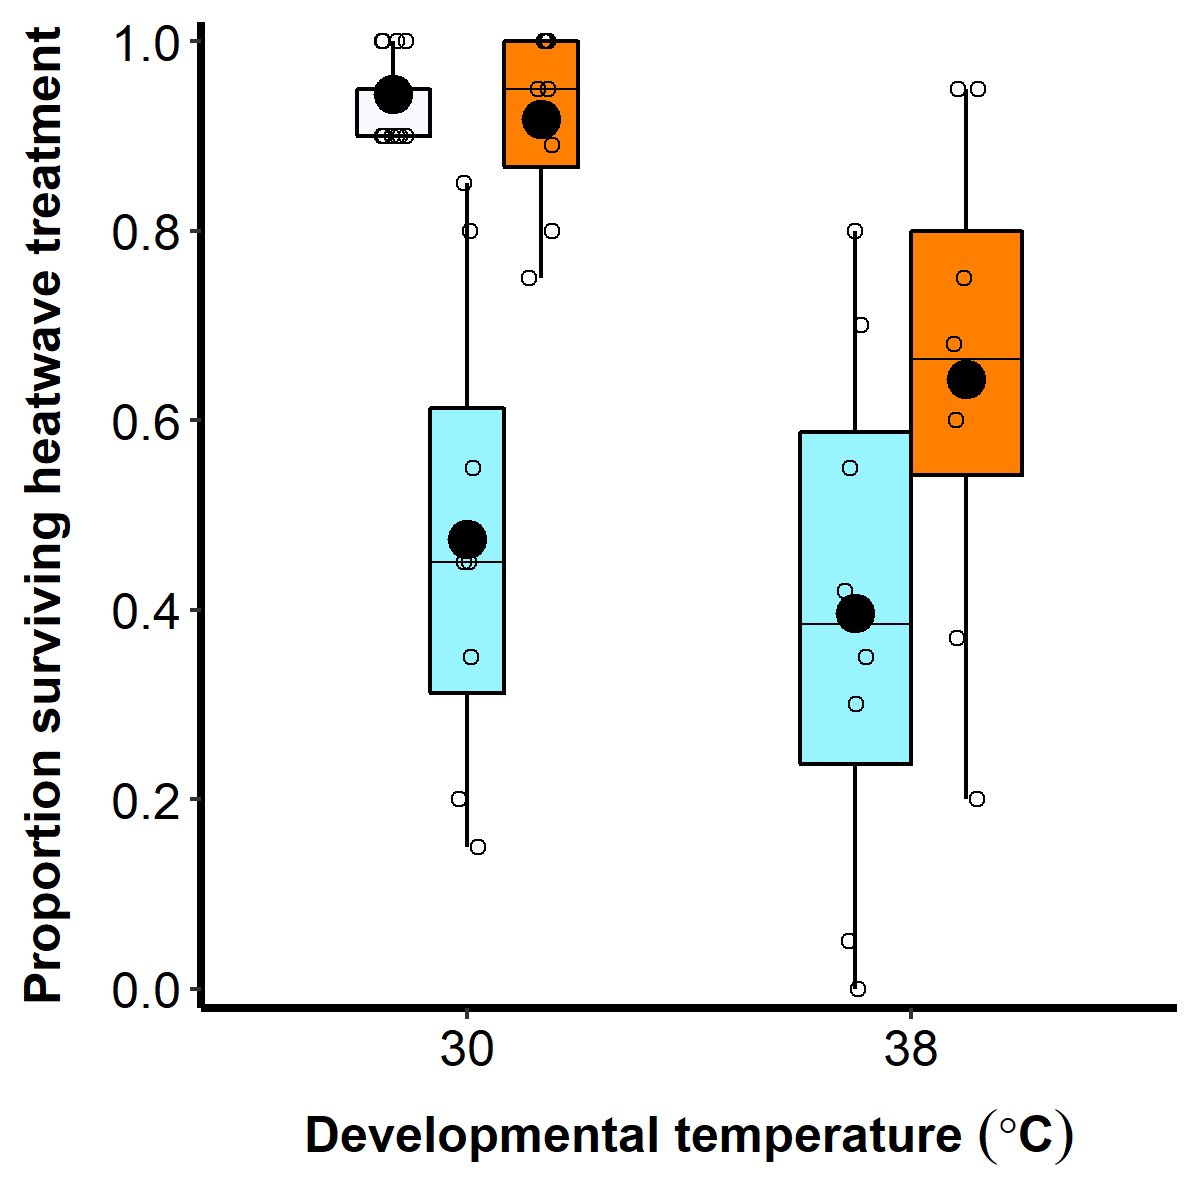

The R source for this figure:
#check what is in r console from last time
ls()
#remove everything
rm(list=ls())

library(car); library(MASS); library (lme4); library (nlme);  library(lmtest); 
library(ggplot2); library(MuMIn); library(emmeans); library(psych);
library(LMERConvenienceFunctions); library(car); library(AER); library(MASS); library(RLRsim)

#check what working directory is set
getwd()
#setting to required one where data is based
setwd("/Users/krissales/Documents/phd and techs/data/Neat data/thl adaptation/")


#reading in data 
survival <- read.csv("Thlheatwavesurvival.csv", header = TRUE) # 10D data set 
list.files()



#### DATA CHECK, CLEAN, DESCRIPTION AND SUMMARY #########################################################################

survival # produces all whole dataframe - no NAs, data to 2 or 3 d.p., no irregularities/anomalies

### checking for outliers/errors
summary(survival) # produces general (unsplit) range, quantiles, median, count and mean summary stats for each variable

str(survival) # checks the variable types
# 'data.frame':	49 obs. of  7 variables:
# $ Replicate     : int  1 2 3 4 5 6 7 8 9 10 ...                                          # petri dish, 1 per thermal line so no pseudo rep
# $ Regime        : Factor w/ 3 levels "30thl","38thl",..: 3 3 3 3 3 3 3 3 3 3 ......      # thermal evol regime temperature / kss
# $ Rearing       : int  30 30 30 30 30 30 30 30 30 30 ..                                  # developmental temperature
# $ N             : int  20 20 20 20 20 20 20 20 20 20 ...                                 # group size in petri
# $ Survivors     : int  19 18 18 18 19 20 20 19 18 19 ...                                 # # of survivors
# $ Deaths        : int  1 2 2 2 1 0 0 1 2 1 ...                                           # # of deaths
# $ Prop.survivors: num  0.95 0.9 0.9 0.9 0.95 1 1 0.95 0.9 0.95 ...                       # proportion of survivors after a heatwave

survival$Rearing<-as.factor(survival$Rearing)
survival$Regime<-as.factor(survival$Regime)

str(survival)

is.na(survival) # returns TRUE of x is missing
# nothing missing

levels(survival$Regime)
# "30thl" "38thl" "KSS"  

levels(survival$Rearing)
# "30" "38"

# dataset to compare to KKS
survival$Regime <- factor(survival$Regime,levels = c("KSS", "30thl", "38thl"))
levels(survival$Regime)


# within thermals 
survivalnoKSS <- survival[survival$Regime != "KSS",]
survivalnoKSS$Regime <- droplevels(survivalnoKSS$Regime)
str(survivalnoKSS)

# within 30
survival30oC <- survival[survival$Rearing == "30",]
survival30oC$Rearing <- NULL
survival38oC <- survival[survival$Rearing != "30",]
survival38oC$Rearing <- NULL
str(survival30oC)
str(survival38oC)

# within 38
survival30thl <- survival[survival$Regime == "30thl",]
survival30thl$Regime <- NULL
survival38thl <- survival[survival$Regime == "38thl",]
survival38thl$Regime <- NULL
str(survival30thl)
str(survival38thl)




names(survival)
str(survival)


#############   FIGURE 3 PLOT ##################

temp <- expression(paste(bold('Temperature (',degree,'C)'))) #the temperature label with degrees sign

# sex survival boxplot
thlsurvival<-ggplot(survival, aes(x=Rearing, y=Prop.survivors, fill= Regime)) +  #change fill to colour is just lines and change 'scale_fill_manual' below to scale_color_manual
     geom_boxplot(notch=F,  #change to F if want to get rid of notchs
                  outlier.shape= NA, #shape of the outlier (hashtag out if dont want outliers marked)
                  width=0.5,
                  lwd=0.5,
                  fatten=0.5,
                  color="black",
                  position=position_dodge(0.5)) + #size of the outlier (hashtag out if dont want outliers marked)
     stat_summary(fun.y="mean", geom= "point", size=4, position=position_dodge(0.5), color="black") + 
     scale_fill_manual(values=c("ghostwhite", "cadetblue1","darkorange1"), # changes the colour of the bars
                       name = temp, #adds in temperature label on the legend
                       breaks = c("KSS", "30thl", "38thl"), #the order listed in the legend
                       label = c("KSS", "30thl", "38thl")) + #how things are labeled in the lgend
     scale_colour_manual(values=c("black", "black", "black")) +
     geom_point(position=position_jitterdodge(dodge.width=0.5, jitter.width = 0.15), shape=1, size= 1.5) +
     labs (x= expression(bold("Developmental temperature "( degree*C))),
           y="Proportion surviving heatwave treatment") +  #adding title to the x axis and y axis
     scale_x_discrete(breaks=c("30", "38"), #the order of the variables on the x axis
                      labels=c("30", "38")) + # the names on the x axis
     coord_cartesian(ylim=c(-0.02, 1.065)) + #set axis limits
     scale_y_continuous(breaks=seq(0, 1, 0.2), #ticks from 0 to 16000 and show number every 16000
                        expand = c(0, 0)) + #cuts the axis off at 0
     theme_classic() + #the theme of the whole plot 
     annotate("text", x=c(0.85,1,1.15,1.5,1.9,2.1),
           y= c(1.03,1.03,1.03,1.05,1.03,1.03), 
           label= c("A","B","A","***","B","C"),
           size= 4) +
     theme(
          #legend.position="none", #get rid of the hashtag to get rid of legend
          panel.grid.major=element_blank(), #getting rid of majorgridlines
          panel.border=element_blank(),     #getting rid of minorgridlines  
          panel.grid.minor=element_blank(),
          axis.line.x=element_line(color="black", size = 1),
          axis.line.y=element_line(color="black", size = 1),
          axis.text.x=element_text(color="black", size=12),
          axis.text.y=element_text(color="black", size=12),
          axis.title.x=element_text(face = "bold", size=12, color="black", margin = margin(t = 10, r = 0, b = 0, l = 0)),
          axis.title.y=element_text(face = "bold", size=12, color="black", margin = margin(t = 0, r = 10, b = 0, l = 0)),
          legend.position="none",
          panel.background=element_blank(),
          plot.background=element_rect(fill="transparent", colour = NA))

setwd("/Users/krissales/Desktop")
ggsave("thlsurvival.png",width=4, height=4, dpi=300, bg = "transparent")
setwd("/Users/krissales/Documents/phd and techs/data/Neat data/thl adaptation/")


############  DESCRIPTIVE STATS ###############


describeBy(survival$Prop.survivors, list(survival$Regime,survival$Rearing),mat=TRUE) 
#    item group1 group2 vars  n      mean         sd median   trimmed      mad  min  max range        skew  kurtosis          se
# X11    1    KSS     30    1 17 0.9441176 0.03906066  0.950 0.9433333 0.074130 0.90 1.00  0.10  0.18186707 -1.439701 0.009473602
# X12    2  30thl     30    1  8 0.4750000 0.25354628  0.450 0.4750000 0.259455 0.15 0.85  0.70  0.23294564 -1.545596 0.089642146
# X13    3  38thl     30    1  8 0.9175000 0.09647353  0.950 0.9175000 0.074130 0.75 1.00  0.25 -0.63889157 -1.384457 0.034108545
# X14    4    KSS     38   NA NA        NA         NA     NA        NA       NA   NA   NA    NA          NA        NA          NA
# X15    5  30thl     38    1  8 0.3962500 0.28480256  0.385 0.3962500 0.355824 0.00 0.80  0.80 -0.03911602 -1.579574 0.100692912
# X16    6  38thl     38    1  8 0.6437500 0.26021626  0.665 0.6437500 0.274281 0.20 0.95  0.75 -0.34964586 -1.306520 0.092000340






####################  GLMS WITH NON NORMAL ERROR STRUCTURE #########################


#### Binomial family error structures
# As data is proportion bound at 0 and 1 fitting normal distibution does not give normal and homogenity of variance in residuals 
#! note only proportions without total so I cannot use cbind; raw data gained from Matt, can now use cbind



str(survival)

survival30oC$Cbind.survival <- cbind(survival30oC$Survivors , survival30oC$Deaths)
survivalnoKSS$Cbind.survival <- cbind(survivalnoKSS$Survivors , survivalnoKSS$Deaths)
survival38oC$Cbind.survival <- cbind(survival38oC$Survivors , survival38oC$Deaths)



### THL Comparison MODEL SELECTION #########

# Creating a global model
globalmodbinom<-glm(Cbind.survival ~ Regime * Rearing, binomial(link = "logit"), data=survivalnoKSS, na.action = na.exclude)
nointmodbinom<-glm(Cbind.survival ~ Regime + Rearing, binomial(link = "logit"), data=survivalnoKSS, na.action = na.exclude)
nullmodbinom<-glm(Cbind.survival ~ 1, binomial(link = "logit"), data=survivalnoKSS, na.action = na.exclude)

AIC(globalmodbinom);AIC(nullmodbinom)# 249. 363.1165

par(mfrow=c(2,2)); plot(globalmodbinom);par(mfrow=c(1,1))


pseudoR<-(globalmodbinom$null.deviance-globalmodbinom$deviance) / globalmodbinom$null.deviance # (thomas et al., 2015)
pseudoR# 0.4295218



############ THL Comparison  MODEL SIGNIFICANCE ###############

drop1(globalmodbinom, test= "Chi")
# Df Deviance    AIC    LRT  Pr(>Chi)    
# <none>              158.33 249.91                     
# Regime:Rearing  1   173.76 263.35 15.436 8.535e-05 ***

drop1(nointmodbinom, test= "Chi")
# Df Deviance    AIC    LRT  Pr(>Chi)    
# <none>       173.76 263.35                     
# Regime   1   256.91 344.50 83.149 < 2.2e-16 ***
# Rearing  1   197.38 284.97 23.621 1.173e-06 ***



lrtest(globalmodbinom, nullmodbinom)
#Df  LogLik Df  Chisq Pr(>Chisq)    
# 1   4 -120.95                         
# 2   1 -180.56 -3 119.21  < 2.2e-16 ***
     


############ THL Comparison  MODEL POST HOC ###############
     
## summary
summary(globalmodbinom)
# glm(formula = Cbind.survival ~ Regime * Rearing, family = binomial(link = "logit"), 
#     data = survivalnoKSS, na.action = na.exclude)
# 
# Deviance Residuals: 
#      Min      1Q  Median      3Q     Max  
# -4.511  -1.260   0.141   1.853   3.671  
# 
# Coefficients:
#                     Estimate Std. Error z value Pr(>|z|)    
# (Intercept)            -0.1001     0.1583  -0.632 0.527262    
# Regime38thl             2.5119     0.3300   7.612 2.69e-14 ***
# Rearing38              -0.3107     0.2269  -1.369 0.170864    
# Regime38thl:Rearing38  -1.5213     0.4039  -3.767 0.000166 ***
#      ---
#      Signif. codes:  0 '***' 0.001 '**' 0.01 '*' 0.05 '.' 0.1 ' ' 1
# 
# (Dispersion parameter for binomial family taken to be 1)
# 
# Null deviance: 277.53  on 31  degrees of freedom
# Residual deviance: 158.33  on 28  degrees of freedom
# AIC: 249.91
# 
# Number of Fisher Scoring iterations: 5

## pairwise comparisons

lsmeans(globalmodbinom, pairwise~Regime*Rearing, adjust="tukey") 
# $contrasts
# contrast              estimate        SE df z.ratio p.value
# 30thl,30 - 38thl,30 -2.5118678 0.3299731 NA  -7.612  <.0001
# 30thl,30 - 30thl,38  0.3106587 0.2268523 NA   1.369  0.5186
# 30thl,30 - 38thl,38 -0.6799020 0.2300430 NA  -2.956  0.0165
# 38thl,30 - 30thl,38  2.8225266 0.3319924 NA   8.502  <.0001
# 38thl,30 - 38thl,38  1.8319659 0.3341807 NA   5.482  <.0001
# 30thl,38 - 38thl,38 -0.9905607 0.2329302 NA  -4.253  0.0001






############ Difference to KSS  MODEL SELECTION ###############


# Creating a global model
globalmodbinom<-glm(Cbind.survival ~ Regime, binomial(link = "logit"), data=survival30oC, na.action = na.exclude)
nullmodbinom<-glm(Cbind.survival ~ 1, binomial(link = "logit"), data=survival30oC, na.action = na.exclude)

AIC(globalmodbinom);AIC(nullmodbinom)# 143.7487 295.1392

par(mfrow=c(2,2)); plot(globalmodbinom);par(mfrow=c(1,1))

pseudoR<-(globalmodbinom$null.deviance-globalmodbinom$deviance) / globalmodbinom$null.deviance # (thomas et al., 2015)
pseudoR# 0.6867175

############ Difference to KSS  MODEL SIGNIFICANCE ###############

drop1(globalmodbinom, test= "Chi")
# Df Deviance    AIC    LRT  Pr(>Chi)    
# <none>       70.89 143.75                     
# Regime  2   226.28 295.14 155.39 < 2.2e-16 ***


lrtest(globalmodbinom, nullmodbinom)
#  #Df   LogLik Df  Chisq Pr(>Chisq)    
# 1   3  -68.874                         
# 2   1 -146.570 -2 155.39  < 2.2e-16 ***


############ Difference to KSS  MODEL POST HOC ###############

## summary
summary(globalmodbinom)
# glm(formula = Cbind.survival ~ Regime, family = binomial(link = "logit"), 
#     data = survival30oC, na.action = na.exclude)
# 
# Deviance Residuals: 
#      Min       1Q   Median       3Q      Max  
# -3.0768  -0.7813   0.1134   1.5143   3.5027  
# 
# Coefficients:
#                     Estimate Std. Error z value Pr(>|z|)    
#      (Intercept)   2.8301     0.2361   11.99   <2e-16 ***
#      Regime30thl  -2.9302     0.2843  -10.31   <2e-16 ***
#      Regime38thl  -0.4183     0.3736   -1.12    0.263    
# ---
#      Signif. codes:  0 '***' 0.001 '**' 0.01 '*' 0.05 '.' 0.1 ' ' 1
# 
# (Dispersion parameter for binomial family taken to be 1)
# 
# Null deviance: 226.28  on 32  degrees of freedom
# Residual deviance:  70.89  on 30  degrees of freedom
# AIC: 143.75


## pairwise comparisons
lsmeans(globalmodbinom, pairwise~Regime, adjust="tukey")
# contrast        estimate        SE df z.ratio p.value
# KSS - 30thl    2.9301960 0.2842531 NA  10.308  <.0001
# KSS - 38thl    0.4183282 0.3735730 NA   1.120  0.5018
# 30thl - 38thl -2.5118678 0.3299731 NA  -7.612  <.0001




# 
# 
# ################## SIMPLE STATS #############################
# 
# 
# ######### within 30oC #################
# # kss
# hist(survival30oC$Prop.survivors[survival30oC$Regime == "KSS"], 
#      col = "black", density = 30, angle = 180, border = "red", 
#      main = list("kss", cex = 2), xlab = "survival", ylab ="Frequency", ylim = c(0,20),
#      nclass = 5)  # keep nclass = 10, keep scales default
# # 30 thl
# hist(survival30oC$Prop.survivors[survival30oC$Regime == "30thl"], 
#      col = "black", density = 30, angle = 180, border = "red", 
#      main = list("30 thl", cex = 2), xlab = "survival", ylab ="Frequency", ylim = c(0,20),
#      nclass = 5)  # keep nclass = 10, keep scales default
# # 38 thl
# hist(survival30oC$Prop.survivors[survival30oC$Regime == "38thl"], 
#      col = "red", density = 30, angle = 180, border = "red", 
#      main = list("38 thl", cex = 2), xlab = "survival", ylab ="Frequency", ylim = c(0,20),
#      nclass = 5)  # keep nclass = 10, keep scales default
# ## groups often platykurtotic,  small samples with averages
# 
# ###### plotting differences
# # base boxplots of data distribution grouped by temperature
# boxplot(survival30oC$Prop.survivors ~ survival30oC$Regime, ylab="survival", xlab="Regime")
# ## 30 thl more variable 
# 
# ### kss not normal
# shapiro.test (survival30oC$Prop.survivors[survival30oC$Regime == "KSS"]) # W = 0.8124, p-value = 0.003016
# ks.test(survival30oC$Prop.survivors[survival30oC$Regime == "KSS"], pnorm)  # D = 0.81594, p-value = 2.954e-10
# ### 30thl ok
# shapiro.test (survival30oC$Prop.survivors[survival30oC$Regime == "30thl"]) # W = W = 0.93412, p-value = 0.5543
# ks.test(survival30oC$Prop.survivors[survival30oC$Regime == "30thl"], pnorm)  # D = 0.55962, p-value = 0.01333
# ### 38thl not normal
# shapiro.test (survival30oC$Prop.survivors[survival30oC$Regime == "38thl"]) # W = 0.83894, p-value = 0.07345
# ks.test(survival30oC$Prop.survivors[survival30oC$Regime == "38thl"], pnorm)  # D = 0.77337, p-value = 0.0001396
# 
# #! need library(car)
# ### different
# bartlett.test(survival30oC$Prop.survivors ~ survival30oC$Regime) # Bartlett's K-squared = 33.415, df = 2, p-value = 5.547e-08
# fligner.test(survival30oC$Prop.survivors ~ survival30oC$Regime) # Fligner-Killeen:med chi-squared = 11.328, df = 2, p-value = 0.003469
# leveneTest(survival30oC$Prop.survivors ~ survival30oC$Regime)   #Df F value Pr(>F) 9.3774 0.0006864 ***
# 
# 
# # ! different and not normal 
# 
# # 1. kurskal wallis
# kruskal.test(survival30oC$Prop.survivors ~ survival30oC$Regime)
# # Chi^2  = 17.123, df = 2, p-value = 0.0001913
# #! library(pgirmess)
# kruskalmc(survival30oC$Prop.survivors ~ survival30oC$Regime, probs = 0.05, cont=NULL)
# # KSS-30thl   16.297794     9.924916       TRUE
# # KSS-38thl    1.172794     9.924916      FALSE
# # 30thl-38thl 15.125000    11.574341       TRUE
# 
# 
# # 2. welches anova with ranks
# oneway.test(survival30oC$Prop.survivors~ survival30oC$Regime, var.equal=FALSE)
# # F 12.877, num df = 2.000, denom df = 10.114, p-value = 0.001659
# # ! library(userfriendlyscience)
# posthocTGH(y=survival30oC$Prop.survivors, x=survival30oC$Regime, method="games-howell")
# # diff ci.lo  ci.hi    t  df    p p.adjusted
# # 30thl-KSS   -0.469 -0.73 -0.205 5.20 7.2 <.01        .01
# # 38thl-KSS   -0.027 -0.13  0.074 0.75 8.1  .74        .74
# # 38thl-30thl  0.442  0.17  0.710 4.61 9.0 <.01        .01
# 
# # 
# # 
# # 
# # ######## within 38oC ##################
# # 
# # # 30 thl
# # hist(survival38oC$Prop.survivors[survival38oC$Regime == "30thl"], 
# #      col = "black", density = 30, angle = 180, border = "red", 
# #      main = list("30 thl", cex = 2), xlab = "survival", ylab ="Frequency", ylim = c(0,20),
# #      nclass = 5)  # keep nclass = 10, keep scales default
# # # 38 thl
# # hist(survival38oC$Prop.survivors[survival38oC$Regime == "38thl"], 
# #      col = "red", density = 30, angle = 180, border = "red", 
# #      main = list("38 thl", cex = 2), xlab = "survival", ylab ="Frequency", ylim = c(0,20),
# #      nclass = 5)  # keep nclass = 10, keep scales default
# # ## groups often platykurtotic,  small samples with averages
# # 
# # ###### plotting differences
# # # base boxplots of data distribution grouped by temperature
# # boxplot(survival38oC$Prop.survivors ~ survival38oC$Regime, ylab="survival", xlab="Regime")
# # ## 30 thl more variable 
# # 
# # 
# # ### 30thl ok
# # shapiro.test (survival38oC$Prop.survivors[survival38oC$Regime == "30thl"]) # W = 0.95762, p-value = 0.7871
# # ks.test(survival38oC$Prop.survivors[survival38oC$Regime == "30thl"], pnorm)  # D = 0.5, p-value = 0.02259
# # ### 38thl not normal
# # shapiro.test (survival38oC$Prop.survivors[survival38oC$Regime == "38thl"]) #W = 0.93358, p-value = 0.5493
# # ks.test(survival38oC$Prop.survivors[survival38oC$Regime == "38thl"], pnorm)  # D = 0.57926, p-value = 0.009321
# # 
# # #! need library(car)
# # ### similar
# # bartlett.test(survival38oC$Prop.survivors ~ survival38oC$Regime) # Bartlett's K-squared =  0.053181, df = 1, p-value = 0.8176
# # fligner.test(survival38oC$Prop.survivors ~ survival38oC$Regime) # Fligner-Killeen:med chi-squared = 0.45455, df = 1, p-value = 0.5002
# # leveneTest(survival38oC$Prop.survivors ~ survival38oC$Regime)   #Df F value Pr(>F) 1    0.16 0.6952
# # 
# # 
# # # ! similar and not normal 
# # 
# # wilcox.test(survival38oC$Prop.survivors ~ survival38oC$Regime, exact = TRUE, conf.int = TRUE, paired = FALSE)
# # # W = 17, p-value = 0.1275
# # 
# # 
# # 
# # 
# # 
# # ######## within 30 thl ################
# # 
# # # 30 thl at 30 oc normal
# # # 30 thl at 38 oc normal
# # 
# # ###### plotting differences
# # # base boxplots of data distribution grouped by temperature
# # boxplot(survival30thl$Prop.survivors ~ survival30thl$Rearing, ylab="survival", xlab="Regime")
# # ## 30 thl more variable 
# # 
# # #! need library(car)
# # ### similar
# # bartlett.test(survival30thl$Prop.survivors ~ survival30thl$Rearing) # Bartlett's K-squared =   0.088093, df = 1, p-value = 0.7666
# # fligner.test(survival30thl$Prop.survivors ~ survival30thl$Rearing) # Fligner-Killeen:med chi-squared = 0.33865, df = 1, p-value = 0.5606
# # leveneTest(survival30thl$Prop.survivors ~ survival30thl$Rearing)   #Df F value Pr(>F) 1  0.1818 0.6763
# # 
# # 
# # # ! similar and  normal 
# # t.test(survival30thl$Prop.survivors ~ survival30thl$Rearing, var.equal = TRUE, paired = FALSE)
# # # t = 0.58414, df = 14, p-value = 0.5684
# # 
# # 
# # 
# # 
# # ####### within 38 thl #################
# # 
# # 
# # # 30 thl at 30 oc not normal
# # # 30 thl at 38 oc not normal
# # 
# # ###### plotting differences
# # # base boxplots of data distribution grouped by temperature
# # boxplot(survival38thl$Prop.survivors ~ survival38thl$Rearing, ylab="survival", xlab="Regime")
# # ## 30 thl more variable 
# # 
# # #! need library(car)
# # ### similar just
# # bartlett.test(survival38thl$Prop.survivors ~ survival38thl$Rearing) # Bartlett's K-squared =   5.5911, df = 1, p-value = 0.01805
# # fligner.test(survival38thl$Prop.survivors ~ survival38thl$Rearing) # Fligner-Killeen:med chi-squared = 3.3163, df = 1, p-value = 0.06859
# # leveneTest(survival38thl$Prop.survivors ~ survival38thl$Rearing)   #Df F value Pr(>F)1   3.479 0.08325 .
# # 
# # 
# # # ! similar and normal
# # t.test(survival38thl$Prop.survivors ~ survival38thl$Rearing, var.equal = TRUE, paired = FALSE)
# # # t = 2.79, df = 14, p-value = 0.01446
# # 
# # 
# # 
